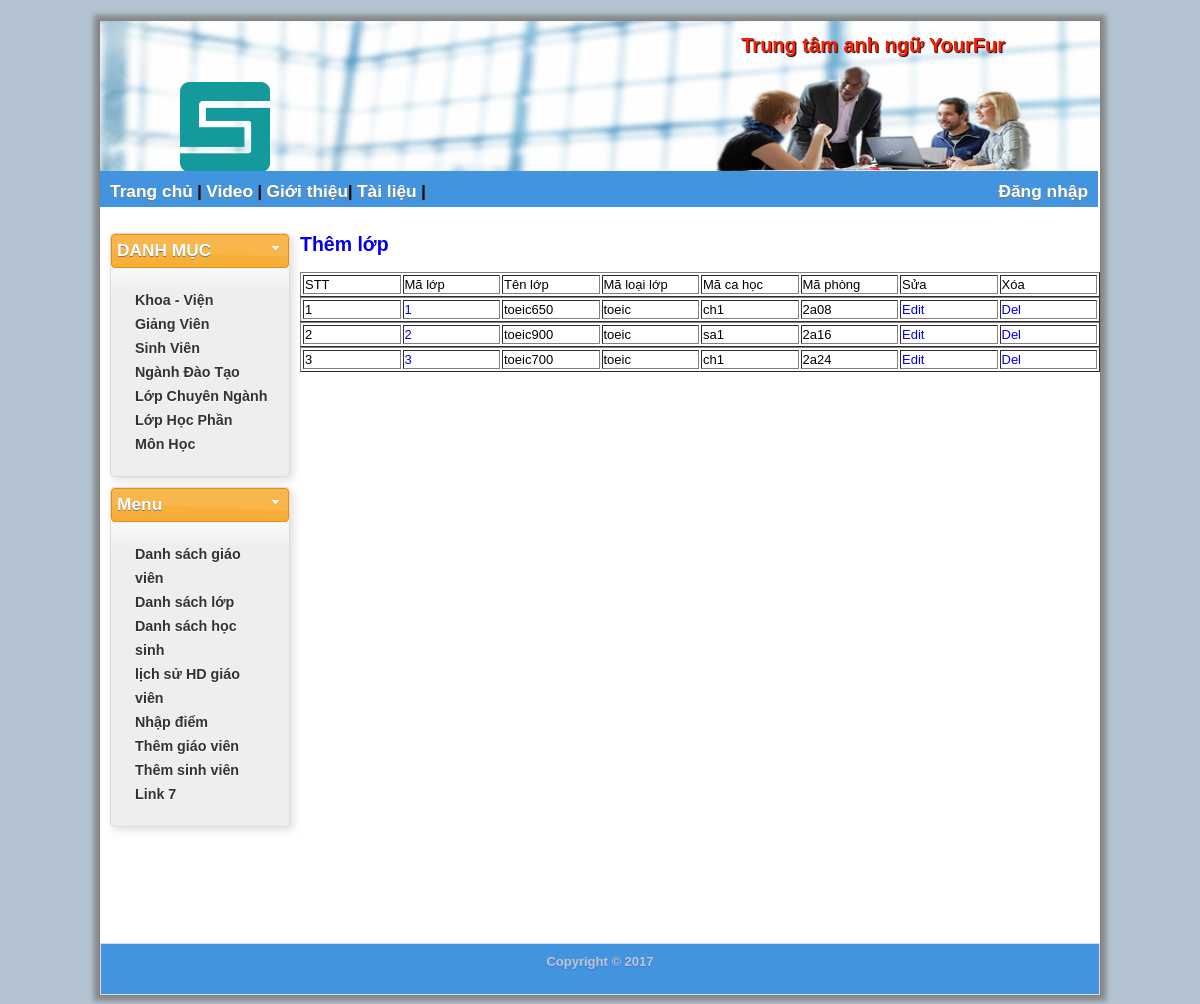
/classlist.php, run on the app's committed database.
### tables this page shows
CREATE TABLE `lophoc` (
  `MaLop` int(10) NOT NULL,
  `TenLop` varchar(50) NOT NULL,
  `MaLoaiLop` varchar(50) NOT NULL,
  `MaCaHoc` varchar(10) NOT NULL,
  `MaPhong` varchar(10) NOT NULL,
  `NgayBD` date NOT NULL,
  `NgayKT` date NOT NULL
);

### classlist.php (the view, shortened to what this page needs)
<?php
require "header.php";?>
	<div id="contentWrapper" >
			<div id="leftSide" >
				<div class="group-box" id="danhmuc">
						<div class="title">DANH MỤC</div>
						<div class="group-box-content">
							<ul>
								<li> <a href="khoa.php"> Khoa - Viện</a> </li>
								<li> <a href="giangvien.php">Giảng Viên</a> </li>
								<li> <a href="sinhvien.php">Sinh Viên</a> </li>
								<li> <a href="nganh.php">Ngành Đào Tạo</a> </li>
								<li> <a href="lopchuyennganh.php">Lớp Chuyên Ngành</a> </li>
								<li> <a href="lophocphan.php">Lớp Học Phần</a> </li>
								<li> <a href="monhoc.php">Môn Học</a> </li>
							</ul>
						</div>
				</div>
				<div class="group-box">
						<div class="title">Menu</div>
						<div class="group-box-content">
						<ul>
							<li> <a href="teacherlist.php">Danh sách giáo viên</a> </li>
							<li> <a href="classlist.php">Danh sách lớp</a> </li>
							<li> <a href="studentlist.php">Danh sách học sinh</a> </li>
							<li> <a href="contractlist.php">lịch sử HD giáo viên</a> </li>
							<li> <a href="ketqua.php">Nhập điểm</a> </li>
							<li> <a href="uploadfile.php">Thêm giáo viên</a> </li>
							<li> <a href="addstudent.php">Thêm sinh viên</a> </li>
							<li> <a href="index.php">Link 7</a> </li>
						</ul>
						</div>
				</div>
			</div>
		<div id="mainContent">
		<h2 color='red' ><a href="addclass.php">Thêm lớp</a></h2>
	<table align='center' width='800' border='1'>
	<tr>
	<td width='80'>STT</td>
	<td width='80'>Mã lớp</td>
	<td width='80'>Tên lớp</td>
	<td width='80'>Mã loại lớp</td>
	<td width='80'>Mã ca học</td>
	<td width='80'>Mã phòng</td>
	<td width='80'>Sửa</td>
	<td width='80'>Xóa</td>
	</tr>
	</table>
	<?php
	$conn=mysqli_connect('localhost','root','','ttta') or die("can't connect this database");
	$sql="select * from lophoc";
	$query=mysqli_query($conn,$sql);
	if(mysqli_num_rows($query) == " ")
	{
	echo "<tr><td colspan='6' align='center'>Chua co username nao</td></tr>";
	}
	else
	{
	$stt=0;
	while($row=mysqli_fetch_array($query))
	{
	$stt++;
	echo "<table align='center' width='800' border='1'>";
	echo "<tr>";
	echo "<td width='80' >$stt</td>";
	echo "<td width='80' ><a href='studentlistonclass.php?classid=$row[MaLop]'>$row[MaLop]</a></td>";
	echo "<td width='80' >$row[TenLop]</td>";
	echo "<td width='80' >$row[MaLoaiLop]</td>";
	echo "<td width='80' >$row[MaCaHoc]</td>";
	echo "<td width='80' >$row[MaPhong]</td>";
	echo "<td width='80' ><a href='edit_class.php?classid=$row[MaLop]'>Edit</a></td>";
	echo "<td width='80' ><a href='del_class.php?classid=$row[MaLop]'>Del</a></td>";
	echo "</tr>";
	echo "</table>";
	}
	}
?>
<?php require "footer.php";?>

### css/style.css (style rules this page uses)
body { background-color: #B2C2D1; }
a { text-decoration: none; border: none; }
#contentWrapper { position: relative; width:1000px; min-height: 720px; }
#leftSide { position: absolute; top: 10px; left:10px; width: 180px; float: left; min-height: 250px; }
#mainContent { position: relative; top: 10px; left:200px; width: 790px; min-height: 520px; }
.group-box-content { padding: 10px; }
#leftSide .group-box-content ul { list-style: none; margin: 0px; padding: 10px; }
#leftSide .group-box-content ul li { text-shadow: 0 1px 0 #fff; font-weight:bold; line-height: 24px; padding-left: 4px; cursor: pointer; }
.group-box { margin-bottom: 10px; -moz-box-shadow:2px 2px 5px #ccc; -webkit-box-shadow:2px 2px 5px #ccc; box-shadow:3px 3px 10px #ddd; }
.group-box .title { height: 22px; padding: 5px; font-size:13pt; font-weight:bold; text-shadow:0 1px 0 #777; }

### data on the page
lophoc: MaLop "1", TenLop "toeic650", MaLoaiLop "toeic", MaCaHoc "ch1", MaPhong "2a08"
lophoc: MaLop "2", TenLop "toeic900", MaLoaiLop "toeic", MaCaHoc "sa1", MaPhong "2a16"
lophoc: MaLop "3", TenLop "toeic700", MaLoaiLop "toeic", MaCaHoc "ch1", MaPhong "2a24"
